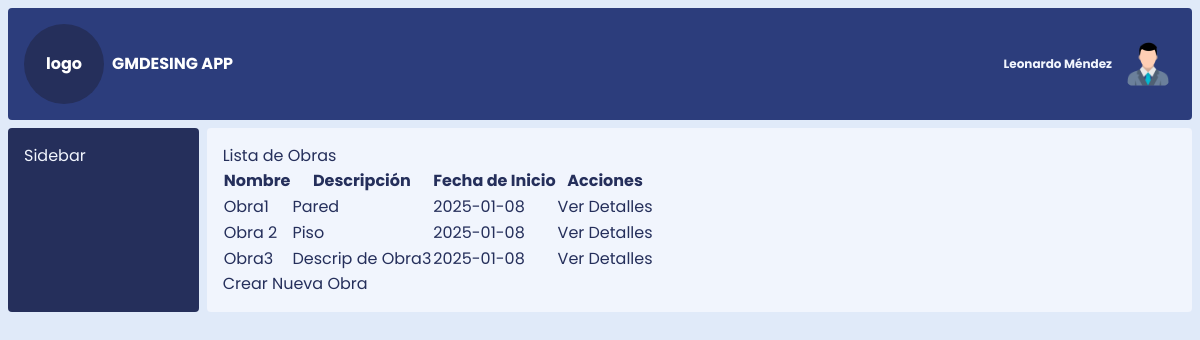
The page /obras on the database its author committed.
### models.py (models this page shows)
class Obra(db.Model):
    id_obra = db.Column(db.Integer, primary_key=True)
    nombre_obra = db.Column(db.String(100), nullable=False)
    descripcion_obra = db.Column(db.Text)
    fecha_inicio = db.Column(db.Date)
    partidas = db.relationship('Partida', backref='obra', lazy=True) # Relación con Partidas

### app.py (the view)
@app.route('/obras')
def index():
    obras = Obra.query.all()
    return render_template('obras.html', obras=obras, datos=datos) # Pasa las obras a la plantilla

### templates/obras.html (shortened to what this page needs)
{% extends 'base.html' %}
{% block content %}
    <h1>Lista de Obras</h1>
    {% if obras %}
    <table class="table">
        <thead>
            <tr>
                <th>Nombre</th>
                <th>Descripción</th>
                <th>Fecha de Inicio</th>
                <th>Acciones</th>
            </tr>
        </thead>
        <tbody>
            {% for obra in obras %}
            <tr>
                <td>{{ obra.nombre_obra }}</td>
                <td>{{ obra.descripcion_obra }}</td>
                <td>{{ obra.fecha_inicio }}</td>
                <td><a href="{{ url_for('ver_obra', id_obra=obra.id_obra) }}">Ver Detalles</a></td>
            </tr>
            {% endfor %}
        </tbody>
    </table>
    {% else %}
    <p>No hay obras registradas.</p>
    {% endif %}
    <a href="{{ url_for('crear_obra') }}">Crear Nueva Obra</a>
{% endblock %}

### static/css/styles.css (style rules this page uses)
html, :host { line-height: 1.5; -webkit-text-size-adjust: 100%; -moz-tab-size: 4; -o-tab-size: 4; tab-size: 4; font-family: Poppins, sans-serif; font-feature-settings: normal; font-variation-settings: normal; -webkit-tap-highlight-color: transparent; }
body { margin: 0; line-height: inherit; }
h1, h2, h3, h4, h5, h6 { font-size: inherit; font-weight: inherit; }
a { color: inherit; text-decoration: inherit; }
table { text-indent: 0; border-color: inherit; border-collapse: collapse; }
blockquote, dl, dd, h1, h2, h3, h4, h5, h6, hr, figure, p, pre { margin: 0; }
.base { --tw-bg-opacity: 1; background-color: rgb(224 234 249 / var(--tw-bg-opacity, 1)); }
.grid { display: grid; }
.h-\[100vh\] { height: 100vh; }
.grid-cols-12 { grid-template-columns: repeat(12, minmax(0, 1fr)); }
.gap-2 { gap: 0.5rem; }
.p-2 { padding: 0.5rem; }

### rows shown on the page
Obra: nombre_obra "Obra1", descripcion_obra "Pared", fecha_inicio "2025-01-08"
Obra: nombre_obra "Obra 2", descripcion_obra "Piso", fecha_inicio "2025-01-08"
Obra: nombre_obra "Obra3", descripcion_obra "Descrip de Obra3", fecha_inicio "2025-01-08"

### other values the page prints
{{ datos.sistema }} "GMDESING APP"
{{ datos.usuario }} "Leonardo Méndez"
